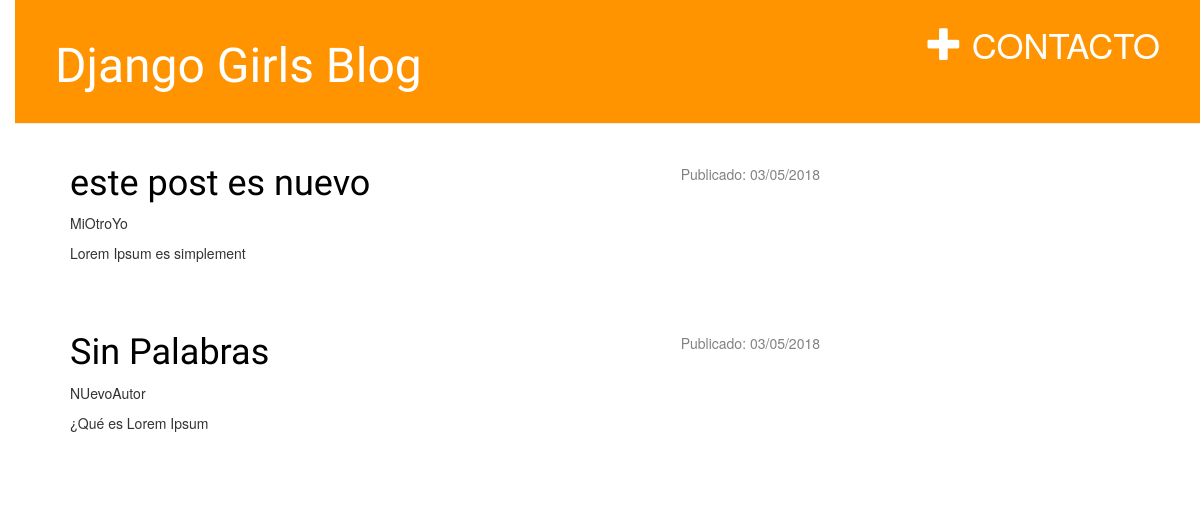
The page / on the database its author committed.
### blog/models.py (models this page shows, shortened)
class Post(models.Model):
    author = models.ForeignKey('auth.User', on_delete=models.CASCADE)
    title = models.CharField(max_length=200)
    text = models.TextField()
    created_date = models.DateTimeField(
            default=timezone.now)
    published_date = models.DateTimeField(
            blank=True, null=True)

### blog/views.py (the view)
# urls.py: path('', views.post_list),
def post_list(request):
    articulos = Post.objects.filter(published_date__isnull = False).order_by('-published_date')
    return render(request, 'blog/post_list.html', {'articulos': articulos})

### blog/templates/blog/post_list.html
{% extends 'blog/plantilla_base.html' %}
{% block content %}
    {% for articulo in articulos %}
            <div class="post">
            {% if articulo.published_date %}
                <div class="date">
                    <p>Publicado: {{ articulo.published_date|date:'d/m/Y'}}</p>
                </div>
            {% endif %}
                <h1><a href="articulo/{{articulo.id}}">{{ articulo.title }}</a></h1>
                <p>{{ articulo.author}}</p>
                <p>{{ articulo.text|truncatewords:4|slice:":-3" }}</p>
            </div>
    {% endfor %}
{% endblock %}

### blog/statics/css/blog.css (style rules this page uses)
h1 a { color: #FCA205; font-family: 'Lobster'; }
body { padding-left: 15px; }
h1, h2, h3, h4 { font-family: 'Lobster', cursive; }
.date { float: right; color: #828282; }
.post { margin-bottom: 70px; }
.post h1 a, .post h1 a:visited { color: #000000; }

### rows shown on the page
Post: published_date "03/05/2018", title "este post es nuevo", author "MiOtroYo", text "Lorem Ipsum es simplement"
Post: published_date "03/05/2018", title "Sin Palabras", author "NUevoAutor", text "¿Qué es Lorem Ipsum"
